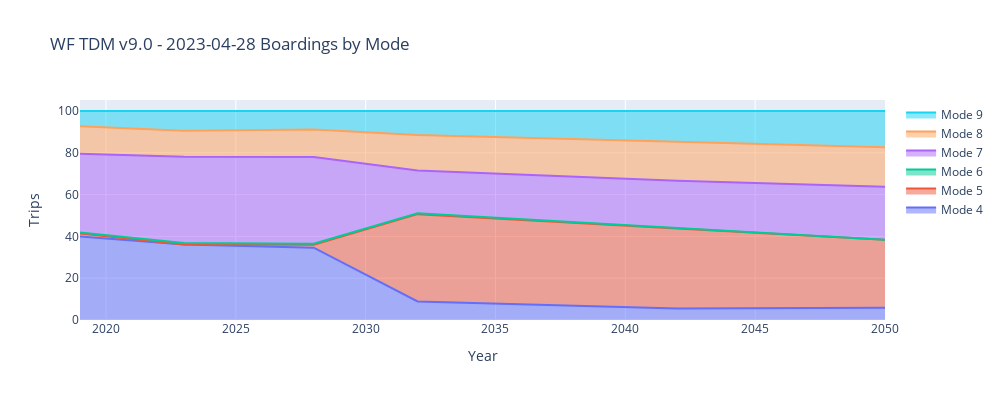

Source (notebook cell):
### Code cell
# MAKE INTERACTIVE CHART
py.offline.init_notebook_mode(connected=True)

from ipywidgets import Layout

lstTdmVersionsWithDate = sorted(dfRouteSummaryWithScenarioData['tdmVersionWithDate'].unique().tolist())
lstScenarioGroups      = sorted(dfRouteSummaryWithScenarioData['scenarioGroup'     ].unique().tolist())

# remove include in all list
lstScenarioGroups = [i for i in lstScenarioGroups if i not in lstIncludeInAll] 

selectTdmVersionWithDate = widgets.Select        (options=lstTdmVersionWithDate, value=(lstTdmVersionsWithDate[2]), description='TDM Version'   , layout=Layout(display="flex", flex_flow='row'))
selectScenarioGroup      = widgets.Select        (options=lstScenarioGroups    , value=('RTP'                    ), description='Scenario Group', layout=Layout(display="flex", flex_flow='row'))
selectPercentOrTotal     = widgets.Select        (options=['Share','Total']    , value=('Share'                  ), description='Stack Type'    , layout=Layout(display="flex", flex_flow='row'))

# create output widget to display filtered DataFrame
output = widgets.Output()
hbox = widgets.HBox([selectTdmVersionWithDate, selectScenarioGroup])


# Set up a global variable to track whether the widgets have been changed
firstTime = True

# create output widget to display filtered DataFrame
output = widgets.Output()
hbox = widgets.HBox([selectTdmVersionWithDate, selectScenarioGroup, selectPercentOrTotal])

# create interactive widget
interactive_output = widgets.interactive_output(update_plot_stackedarea_boardings, {'tdmVersionWithDate': selectTdmVersionWithDate, 'scenarioGroup':selectScenarioGroup, 'percentOrTotal':selectPercentOrTotal})

# Display a markdown heading
display(Markdown('# Trip Mode Split Interactive Chart'))
display(hbox)
display(interactive_output)
display(output)

### Figure 1 — Plotly figure (JSON) as saved in the notebook; plotly's stock layout.template omitted (floating-point values rounded to 4 significant figures)
{"data": [{"groupnorm": "percent", "mode": "lines", "name": "Mode 4", "stackgroup": "one", "type": "scatter", "x": [2019, 2023, 2028, 2032, 2042, 2050], "y": [61670.0, 57890.0, 71200.0, 23690.0, 19710.0, 26050.0]}, {"groupnorm": "percent", "mode": "lines", "name": "Mode 5", "stackgroup": "one", "type": "scatter", "x": [2019, 2028, 2032, 2042, 2050], "y": [2138.0, 2729.0, 111200.0, 137900.0, 143500.0]}, {"groupnorm": "percent", "mode": "lines", "name": "Mode 6", "stackgroup": "one", "type": "scatter", "x": [2019, 2023, 2028, 2032, 2042, 2050], "y": [824.4, 1270.0, 1108.0, 1178.0, 639.4, 266.3]}, {"groupnorm": "percent", "mode": "lines", "name": "Mode 7", "stackgroup": "one", "type": "scatter", "x": [2019, 2023, 2028, 2032, 2042, 2050], "y": [58050.0, 66180.0, 85350.0, 54610.0, 81530.0, 112100.0]}, {"groupnorm": "percent", "mode": "lines", "name": "Mode 8", "stackgroup": "one", "type": "scatter", "x": [2019, 2023, 2028, 2032, 2042, 2050], "y": [20230.0, 20050.0, 27120.0, 45030.0, 66840.0, 83750.0]}, {"groupnorm": "percent", "mode": "lines", "name": "Mode 9", "stackgroup": "one", "type": "scatter", "x": [2019, 2023, 2028, 2032, 2042, 2050], "y": [11340.0, 15100.0, 18130.0, 30720.0, 53120.0, 76490.0]}], "layout": {"height": 400, "title": {"text": "WF TDM v9.0 - 2023-04-28 Boardings by Mode"}, "width": 1000, "xaxis": {"title": {"text": "Year"}}, "yaxis": {"title": {"text": "Trips"}}}}
